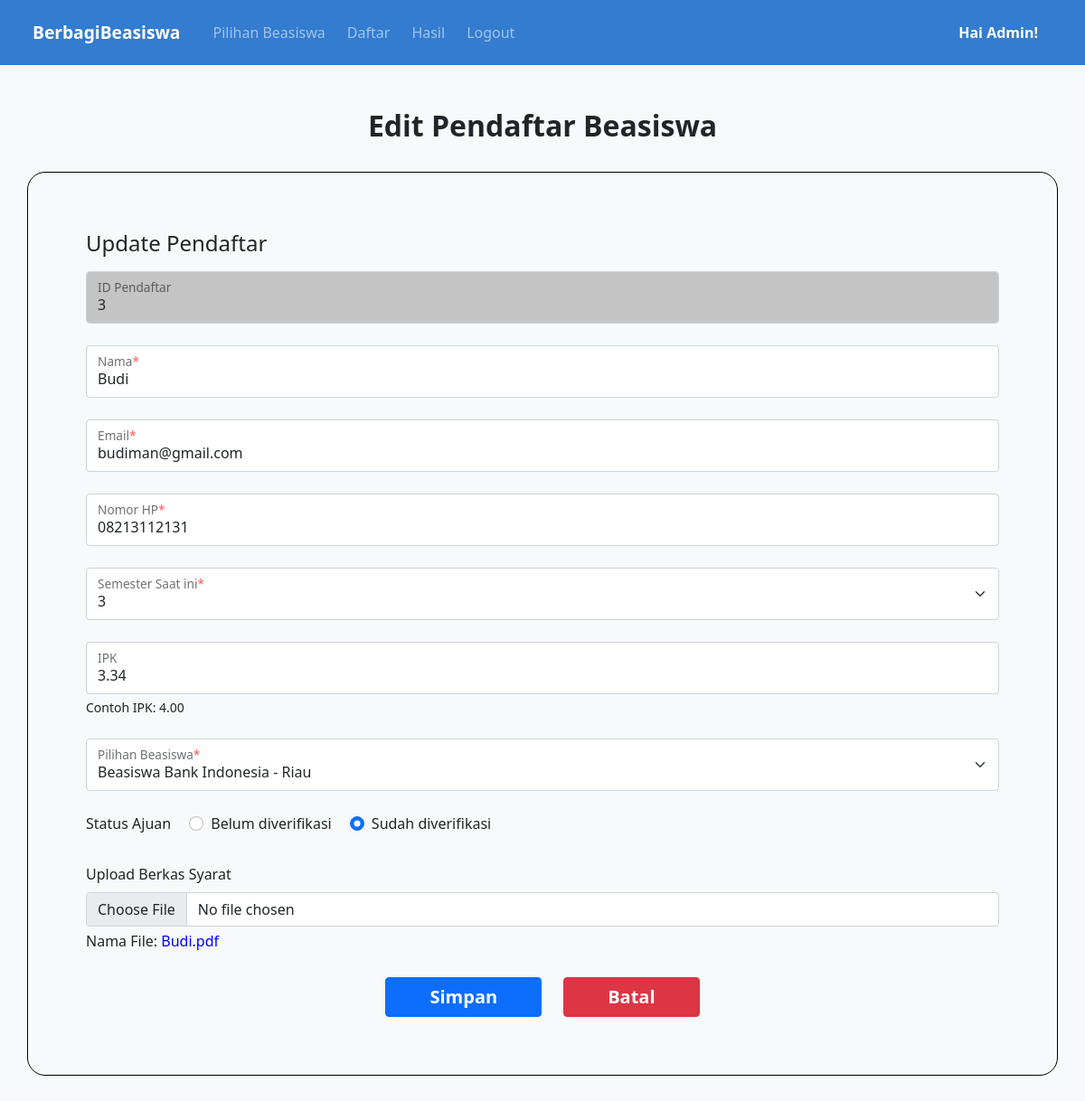
Screenshot of /index.php?p=edit-beasiswa&id_pendaftar=3 (signed in) with the database file from the repository.
### tables this page shows
CREATE TABLE `tbdaftar` (
  `id_pendaftar` int(11) NOT NULL,
  `nama` varchar(255) DEFAULT NULL,
  `email` varchar(255) DEFAULT NULL,
  `no_hp` varchar(15) DEFAULT NULL,
  `semester` int(1) DEFAULT NULL,
  `ipk` float DEFAULT NULL,
  `beasiswa` varchar(30) DEFAULT NULL,
  `berkas` varchar(255) DEFAULT NULL,
  `status_ajuan` varchar(30) DEFAULT NULL
);

### views/edit-beasiswa.php (the view, shortened to what this page needs)
<?php
    $id_pendaftar = $_GET['id_pendaftar'];
    $q_tampil_data = mysqli_query($db, "SELECT * FROM tbdaftar WHERE id_pendaftar='$id_pendaftar'");
    $data = mysqli_fetch_array($q_tampil_data);
?>
<h2 class="text-center fw-bold p-4">Edit Pendaftar Beasiswa</h2>
<div class="container p-3" style="border: 1px solid black; border-radius: 20px">
    <form class="color-black mx-2 my-5 mx-sm-0 mx-md-5" action="controller/edit-beasiswa-proses.php" method="post" enctype="multipart/form-data">
        <h4 class="text-start mb-3">Update Pendaftar</h4>
        <div class="form-floating mb-4">
            <input type="text" value="<?php echo $data['id_pendaftar']; ?>" class="form-control" style="background-color: #c4c4c4;" name="id_pendaftar" id="id_pendaftar" placeholder="ID Pendaftar" readonly/>
            <label class="form-label">ID Pendaftar</label>
        </div>
        <div class="form-floating mb-4">
            <input type="text" value="<?php echo $data['nama']; ?>" class="form-control" name="nama" id="nama" placeholder="Nama" required/>
            <label class="form-label">Nama<span style="color:red">*</span></label>
        </div>
        <div class="form-floating mb-4">
            <input type="email" value="<?php echo $data['email']; ?>" class="form-control" name="email" id="email" placeholder="Email" required/>
            <label class="form-label">Email<span style="color:red">*</span></label>
        </div>
        <div class="form-floating mb-4">
            <input type="number" value="<?php echo $data['no_hp']; ?>" class="form-control" name="no_hp" id="no_hp" placeholder="Nomor HP" required/>
            <label class="form-label">Nomor HP<span style="color:red">*</span></label>
        </div>
        <div class="form-floating mb-4">
            <select class="form-select" name="semester" id="semester" aria-label="Semester Saat Ini" required>
                <option <?php echo $data['semester']; ?> selected><?php echo $data['semester']; ?></option>
            </select>
            <label class="form-label">Semester Saat ini<span style="color:red">*</span></label>
        </div>
        <div class="form-floating mb-4">
            <input type="number" value="<?php echo $data['ipk']; ?>" class="form-control" name="ipk" id="ipk" step="0.01" max="4.00" min="0.01" placeholder="0.00" onKeyPress="if(this.value.length==4) return false;" required/>
            <label class="form-label">IPK</label>
            <p class="lead mt-1" style="font-size: 14px;">Contoh IPK: 4.00</p>
        </div>
        <div class="form-floating mb-4">
            <select class="form-select" name="beasiswa" id="beasiswa" aria-label="Pilihan Beasiswa" required >
                <option value="<?php echo $data['beasiswa']; ?>" selected><?php echo $data['beasiswa']; ?></option>
            </select>
            <label class="form-label">Pilihan Beasiswa<span style="color:red">*</span></label>
        </div>
        <div class="mb-4">
            <label class="form-label me-3">Status Ajuan</label>
            <?php
                if ($data['status_ajuan'] == 'Belum diverifikasi'){
                    echo '
                    <div class="form-check form-check-inline">
                        <input class="form-check-input" type="radio" name="status_ajuan" id="status_ajuan" value="Belum diverifikasi" checked/>
                    <label class="form-check-label">Belum diverifikasi</label>
                    </div>
                    <div class="form-check form-check-inline">
                        <input class="form-check-input" type="radio" name="status_ajuan" id="status_ajuan" value="Sudah diverifikasi" />
                        <label class="form-check-label">Sudah diverifikasi</label>
                    </div>
                    ';
                } else {
                    echo '
                    <div class="form-check form-check-inline">
                        <input class="form-check-input" type="radio" name="status_ajuan" id="status_ajuan" value="Belum diverifikasi" />
                        <label class="form-check-label">Belum diverifikasi</label>
                    </div>
                    <div class="form-check form-check-inline">
                        <input class="form-check-input" type="radio" name="status_ajuan" id="status_ajuan" value="Sudah diverifikasi" checked/>
                        <label class="form-check-label">Sudah diverifikasi</label>
                    </div>
                    ';
                }
            ?>
        </div>
        <div class="mb-4">
            <label class="form-label">Upload Berkas Syarat</label>
            <input class="form-control" type="file" accept="application/pdf, image/jpeg, application/zip" name="berkas" id="berkas">
            <p class="lead mt-1" style="font-size:16px;">Nama File: <label for="berkas" style="color: blue;" ><?php if (empty($data['berkas'])) echo 'no-berkas.jpg' ?><?php if (!empty($data['berkas'])) echo $data['berkas'] ?></label></p>
        </div>
        <div class="d-grid gap-2 d-sm-flex justify-content-sm-center my-2 pt-1">
            <button type="submit" name="simpan" id="btn-simpan" class="btn btn-primary fs-5 px-5 fw-bold my-2 my-sm-0 me-sm-3" tabindex="-1" onclick="return confirm('Apakah anda yakin dengan perubahan data ini?')">Simpan</button>
            <a href="index.php?p=hasil-beasiswa" class="btn btn-danger fs-5 px-5 fw-bold" tabindex="-1">Batal</a>
        </div>
    </form>
</div>

### rows the page displays
tbdaftar: id_pendaftar "3", nama "Budi", email "budiman@gmail.com", no_hp "08213112131", semester "3", ipk "3.34", beasiswa "Beasiswa Bank Indonesia - Riau", berkas "Budi.pdf"

### other values shown
$nama "Admin"
